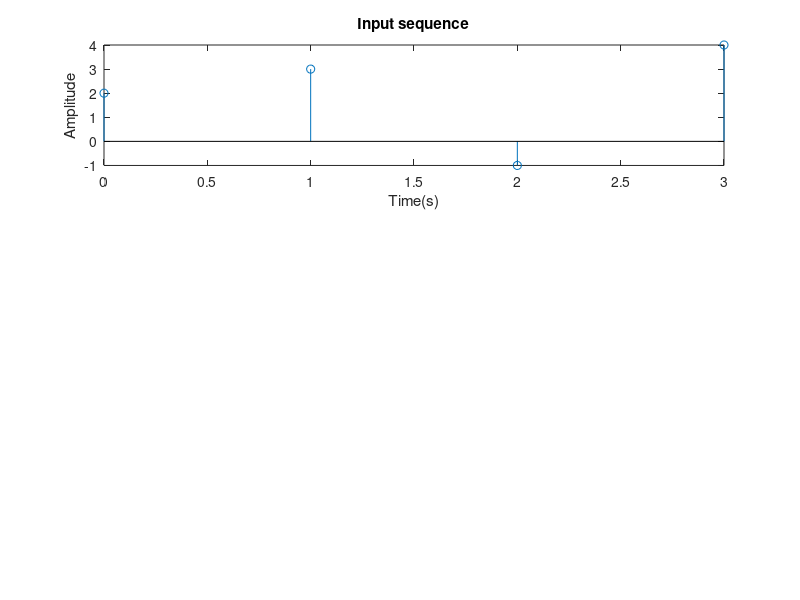

This figure's MATLAB source:
N = 4;
x = [8.0000+0.0000i 3.0000+1.0000i -6.0000+0.0000i  3.0000-1.0000i];
y = ifft(x);
t=0:N-1;
subplot(311)
stem(t,y)
xlabel('Time(s)');
ylabel('Amplitude');
title('Input sequence')